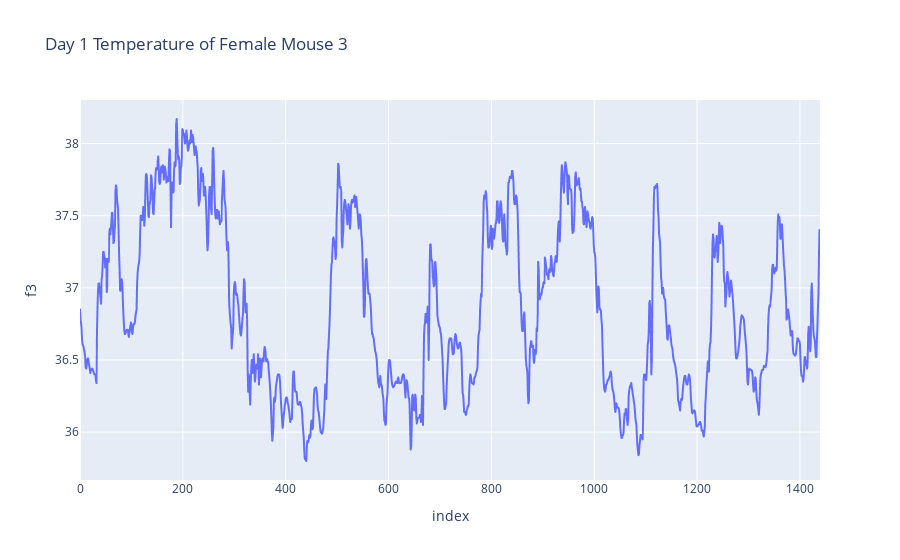

Here is the notebook cell this chart was saved with:
### Code cell
px.line(testft, y='f3', title='Day 1 Temperature of Female Mouse 3')

### Figure 1 — Plotly figure (JSON) as saved in the notebook; plotly's stock layout.template omitted (floating-point values rounded to 4 significant figures; data arrays with more than 128 entries replaced by an {"elided": "..."} marker saying what was removed)
{"data": [{"hovertemplate": "index=%{x}<br>f3=%{y}<extra></extra>", "legendgroup": "", "line": {"color": "#636efa", "dash": "solid"}, "marker": {"symbol": "circle"}, "mode": "lines", "name": "", "showlegend": false, "type": "scattergl", "x": {"elided": "1440 int values"}, "xaxis": "x", "y": {"elided": "1440 float values"}, "yaxis": "y"}], "layout": {"legend": {"tracegroupgap": 0}, "title": {"text": "Day 1 Temperature of Female Mouse 3"}, "xaxis": {"anchor": "y", "domain": [0, 1], "title": {"text": "index"}}, "yaxis": {"anchor": "x", "domain": [0, 1], "title": {"text": "f3"}}}}
